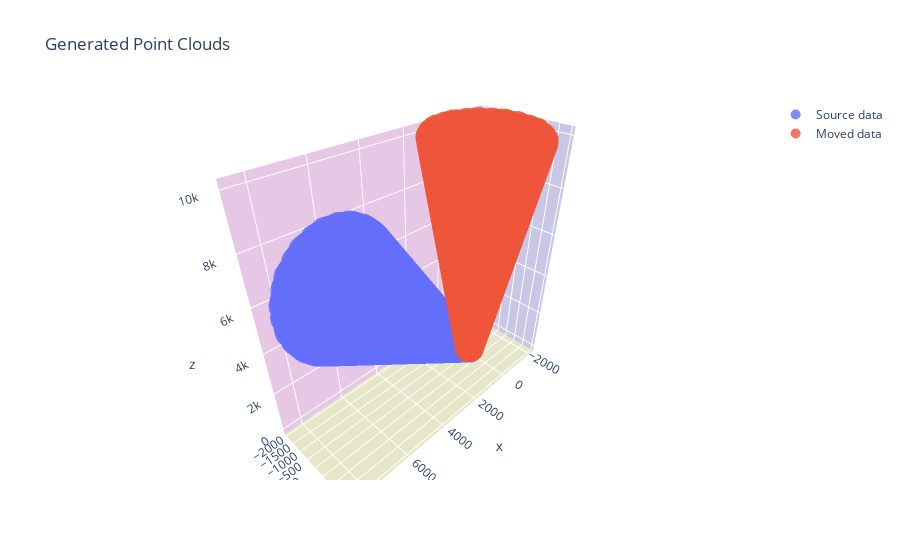

Here is the notebook cell this chart was saved with:
### Code cell
shift =  np.array([[-10], [2], [5]])
generateData(pi/4, shift, 10000)

### Figure 1 — Plotly figure (JSON) as saved in the notebook; plotly's stock layout.template omitted (floating-point values rounded to 4 significant figures; data arrays with more than 128 entries replaced by an {"elided": "..."} marker saying what was removed)
{"data": [{"marker": {"opacity": 0.8, "size": 10}, "mode": "markers", "name": "Source data", "type": "scatter3d", "x": {"elided": "10000 float values"}, "y": {"elided": "10000 float values"}, "z": {"elided": "10000 float values"}}, {"marker": {"opacity": 0.8, "size": 10}, "mode": "markers", "name": "Moved data", "type": "scatter3d", "x": {"elided": "10000 float values"}, "y": {"elided": "10000 float values"}, "z": {"elided": "10000 int values"}}], "layout": {"scene": {"xaxis": {"backgroundcolor": "rgb(200, 200, 230)", "gridcolor": "white", "showbackground": true, "zerolinecolor": "white"}, "yaxis": {"backgroundcolor": "rgb(230, 200, 230)", "gridcolor": "white", "showbackground": true, "zerolinecolor": "white"}, "zaxis": {"backgroundcolor": "rgb(230, 230, 200)", "gridcolor": "white", "showbackground": true, "zerolinecolor": "white"}}, "title": {"text": "Generated Point Clouds"}}}
